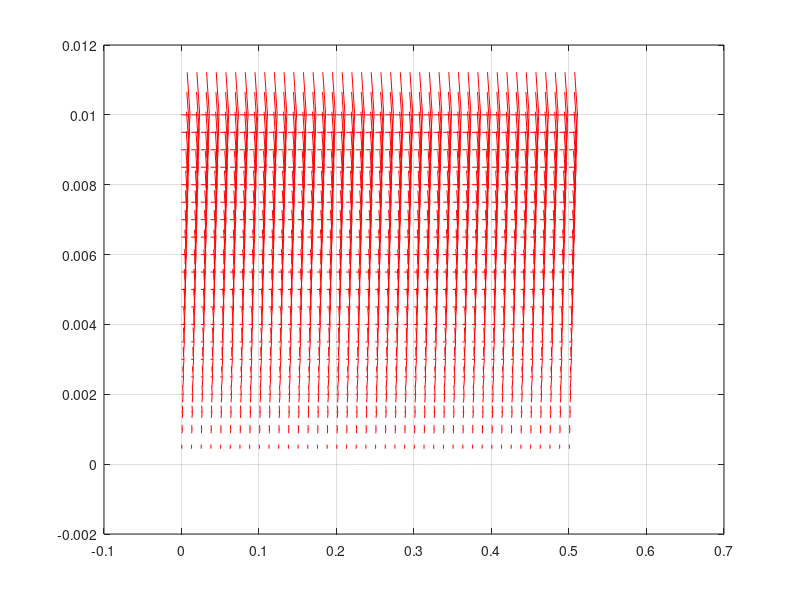
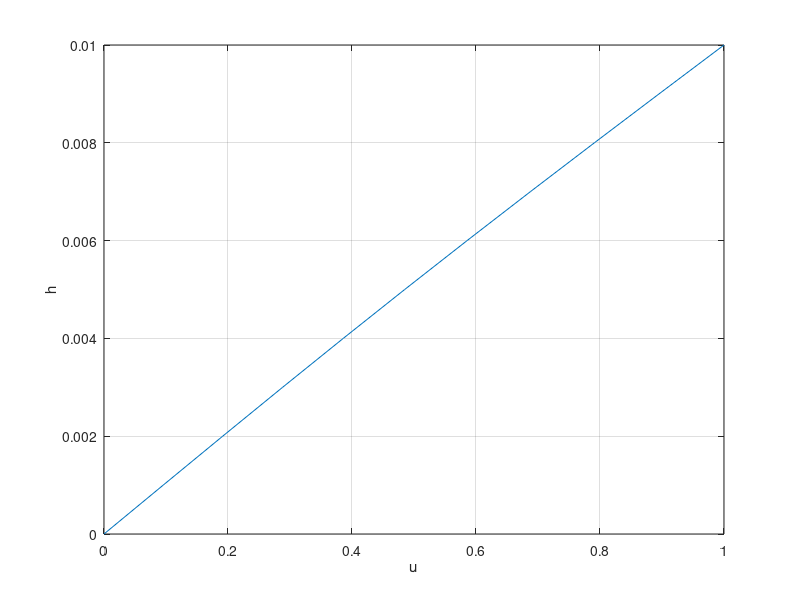
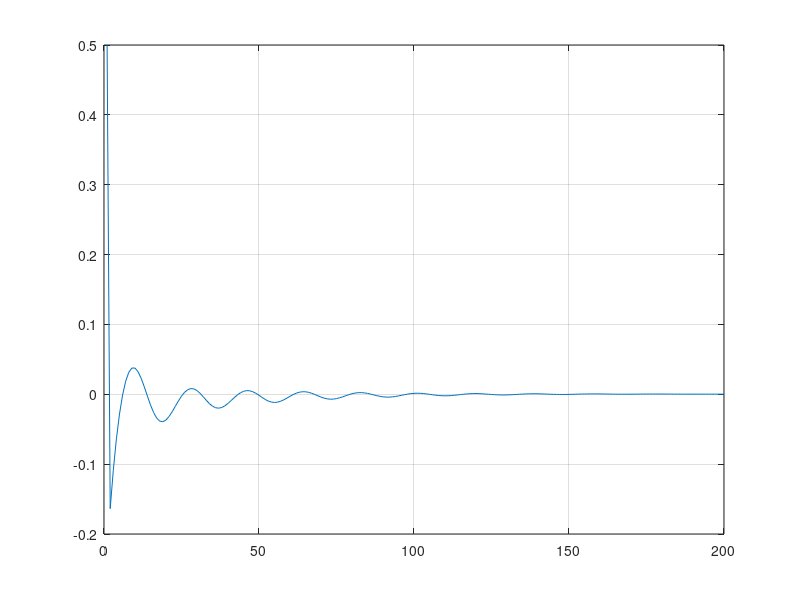

The MATLAB script that drew these images, in order:
clc,clear

%(page 437)

% Domain data
L = 0.5; % [ft]
D = 0.01; % [ft]
ue = 1; % [ft/s]

% Fluid properties
rho = 0.002377; % [slug/ft^3]
mu = 3.737e-7; % [slug/ft/s]   (http://www.aerodynamics4students.com/properties-of-the-atmosphere/sea-level-conditions.php)
Re = ue*rho*D/mu;

% Solution configuration
delta_t = 0.001;
iter1 = 200; % Main loop
iter2 = 200; % Pressure estimations
tol1 = eps; % Convergence tolerance - main loop
tol2 = 1e-7; % Convergence tolerance - Pressure estimation
alpha_p = 0.1; % Underrelaxation factor

% Mesh configuration
NX = 21;
NY = 11;
delta_x = L/(NX-1);
delta_y = D/(NY-1);
NXu = NX+1;
NYu = NY;
NXv = NX+2;
NYv = NY+1;

% Initialize matrices
p_mat = zeros(NY,NX);
u_mat = zeros(NYu,NXu);
v_mat = zeros(NYv,NXv);
rhou = zeros(NYu,NXu);
rhov = zeros(NYv,NXv);

% Apply boundary condition at the top wall
u_mat(1,:) = u_mat(1,:) + ue;

% Arbitrary velocity value to test the quality of the solution
v_mat(5,15) = 0.5;
%u_mat(5,6) = -1;
%u_mat(2,16) = 10;
%v_mat(9,8) = 5;

% History of v at the above point
v_his = zeros(1,iter1);

for loop1 = 1:iter1

    disp(['Iteration ',num2str(loop1)])

    % Obtain rho*u
    for i = 1:NX-1
        for j = 2:NY-1
            v1 = (v_mat(j+1,i+1)+v_mat(j+1,i+2))/2;
            v2 = (v_mat(j,i+1)+v_mat(j,i+2))/2;
            A = -rho*((u_mat(j,i+2)^2-u_mat(j,i)^2)/(2*delta_x) + (u_mat(j+1,i+1)*v1-u_mat(j-1,i+1)*v2)/(2*delta_y)) +...
                mu*((u_mat(j,i+2)-2*u_mat(j,i+1)+u_mat(j,i))/delta_x^2 + (u_mat(j+1,i+1)-2*u_mat(j,i+1)+u_mat(j-1,i+1))/delta_y^2);

            rhou(j,i+1) = rhou(j,i+1) + A*delta_t - delta_t/delta_x*(p_mat(j,i+1)-p_mat(j,i));

            % Obtain velocities
            u_mat(j,i+1) = rhou(j,i+1)/rho;

        end
    end

    % Keep the value of the velocity at that one point
    v_his(loop1) = v_mat(5,15);

    % Changes to the discretization so the algorithm stays within bounds:
    % del^2(u)/del(x)^2 -> change to central differences (second order)
    % del(rho*u)/del(x) -> change to central differences (second order)
    % del(p)/del(x) -> change to rearward differences (first order)
%    i = NX;
%    for j = 2:NY-1
%        v1 = (v_mat(j+1,i+1)+v_mat(j+1,i+2))/2;
%        v2 = (v_mat(j,i+1)+v_mat(j,i+2))/2;
%        A = -rho*((u_mat(j,i+1)^2-u_mat(j,i-1)^2)/(2*delta_x) + (u_mat(j+1,i+1)*v1-u_mat(j-1,i+1)*v2)/(2*delta_y)) +...
%            mu*((u_mat(j,i+1)-2*u_mat(j,i)+u_mat(j,i-1))/delta_x^2 + (u_mat(j+1,i+1)-2*u_mat(j,i+1)+u_mat(j-1,i+1))/delta_y^2);
%
%        rhou(j,i+1) = rhou(j,i+1) + A*delta_t - delta_t/delta_x*(p_mat(j,i)-p_mat(j,i-1));
%
%        % Obtain velocities
%        u_mat(j,i) = rhou(j,i)/rho;
%
%    end

    % Obtain rho*v
    for i = 1:NX
        for j = 1:NY-1
            u1 = (u_mat(j,i+1)+u_mat(j+1,i+1))/2;
            u2 = (u_mat(j,i)+u_mat(j+1,i))/2;
            B = -rho*((v_mat(j+1,i+2)*u1-v_mat(j+1,i)*u2)/(2*delta_x)+(v_mat(j+2,i+1)^2-v_mat(j,i+1)^2)/(2*delta_y)) +...
                mu*((v_mat(j+1,i+2)-2*v_mat(j+1,i+1)-v_mat(j+1,i))/delta_x^2 + (v_mat(j+2,i+1)-2*v_mat(j+1,i+1)+v_mat(j,i+1))/delta_y^2);
            rhov(j+1,i+1) = rhov(j+1,i+1) + B*delta_t - delta_t/delta_y*(p_mat(j+1,i)-p_mat(j,i));

            % Obtain velocities
            v_mat(j+1,i+1) = rhov(j+1,i+1)/rho;
        end
    end

    % Apply boundary conditions
    u_mat(:,1) = u_mat(:,2); % Inflow
    u_mat(:,NXu) = u_mat(:,NXu-1); % outflow
    v_mat(:,NXv) = v_mat(:,NXv-1); % Outflow
%    v_mat(1,:) = -v_mat(2,:); % Bottom wall
%    v_mat(NY,:) = -v_mat(NYv-1,:); % Top wall

    % Keep p_mat to use later
    p_star = p_mat;

    % Solve for the pressure correction
    for loop2 = 1:iter2
        p_old = p_mat;

        % Calculate the pressure at every internal point
        for i = 2:NX-1
            for j = 2:NY-1
                a = 2*(delta_t/delta_x^2+delta_t/delta_y^2);
                b = -delta_t/delta_x^2;
                c = -delta_t/delta_y^2;
                d = (rhou(j,i+1)-rhou(j,i))/delta_x + (rhov(j+1,i+1)-rhov(j,i+1))/delta_y;
                p_mat(j,i) = -(b*p_mat(j,i+1)+b*p_mat(j,i-1)+c*p_mat(j+1,i)+c*p_mat(j-1,i)+d)/a;
            end
        end

        % Check for convergence
        if max(max(abs(p_mat-p_old))) <= tol2
            disp(['Pressure - convergence (',num2str(loop2),' iterations)'])
            break
        end

    end

    % Calculate the new values of pressure for the next iteration
    p_mat = p_star + alpha_p*p_mat;

    % Apply pressure boundary conditions
%    p_mat(1,2:end-1) = p_mat(2,2:end-1); % Bottom wall
%    p_mat(end,2:end-1) = p_mat(end-1,2:end-1); % Top wall
%    p_mat(2:end-1,1) = p_mat(2:end-1,2); % Left wall
%    p_mat(2:end-1,end) = p_mat(2:end-1,end-1); % Right wall

end

% Configure a finer grid (p)
[Xp,Yp] = meshgrid(0:delta_x:L,0:delta_y:D); % Original mesh
[Xpn,Ypn] = meshgrid(0:delta_x/2:L,0:delta_y/2:D); % Refined mesh
p_mat_n = interp2(Xp,Yp,p_mat,Xpn,Ypn); % Refined matrix

% Configure a finer grid (u)
[Xu,Yu] = meshgrid(0:delta_x:(L+delta_x),0:delta_y:D); % Original mesh
[Xun,Yun] = meshgrid(0:delta_x/2:(L+delta_x),0:delta_y/2:D); % Refined mesh
u_mat_n = interp2(Xu,Yu,u_mat,Xun,Yun); % Refined matrix
u_mat_n = u_mat_n(:,2:end-1); % Ignore points outside of the domain

% Configure a finer grid (v)
[Xv,Yv] = meshgrid(0:delta_x:(L+2*delta_x),0:delta_y:(D+delta_y)); % Original mesh
[Xvn,Yvn] = meshgrid(0:delta_x/2:(L+2*delta_x),0:delta_y/2:(D+delta_y)); % Refined mesh
v_mat_n = interp2(Xv,Yv,v_mat,Xvn,Yvn); % Refined matrix
v_mat_n = v_mat_n(2:end-1,3:end-2); % Ignore points outside of the domain

% Obtain velocity resultants
%V_mat = sqrt(u_mat_n.^2 + v_mat_n.^2);

% Make quiver plot
figure(1),clf
%quiver(Xpn,Ypn,flip(u_mat_n),flip(v_mat_n),'r','showarrowhead','off','marker','>'),grid on
quiver(Xpn,Ypn,flip(u_mat_n),flip(v_mat_n),'r'),grid on


% Obtain dimensions for a complete grid
%NX2 = 2*NX - 1;
%NY2 = 2*NY - 1;

% Plot u distribution along a vertical line in the duct
n = 10; % Number of cell along x direction
figure(2),clf
plot(flip(u_mat(:,n)),[0:delta_y:D]),grid on
xlabel('u'),ylabel('h')

% Plot v distribution in the selected point
figure(3),clf
plot([1:iter1],v_his),grid on









%% Interpolate all results into grids of equal sizes
%function sol = intp_mat(mat)
%    x = size(mat,1);
%    y = size(mat,2);
%    x2 = 2*x-1;
%    y2 = 2*y-1;
%    sol = zeros(x2,y2);
%
%    % Reorganize initial values
%    idx = 1;
%    for i = 1:2:x2
%        idy = 1;
%        for j = 1:2:y2
%            sol(i,j) = mat(idx,idy);
%            idy = idy + 1;
%        end
%        idx = idx + 1;
%    end
%    % Interpolate
%end




%    v1 = (v_mat(j+1,i)+v_mat(j+1,i+1))/2;
%    v2 = (v_mat(j,i)+v_mat(j,i+1))/2;
%    A = -rho*((u_mat(j,i+2)^2-u_mat(j,i)^2)/(2*delta_x) + (u_mat(j+1,i+1)*v1-u_mat(j-1,i+1)*v2)/(2*delta_y)) +...
%        mu*((u_mat(j,i+2)-2*u_mat(j,i+1)+u_mat(j,i))/delta_x^2 + (u_mat(j+1,i+1)-2*u_mat(j,i+1)+u_mat(j-1,i+1))/delta_y^2);
%
%    u1 = (u_mat(j,i+1)+u_mat(j+1,i+1))/2;
%    u2 = (u_mat(j,i)+u_mat(j+1,i))/2;
%    B = -rho*((v_mat(j+1,i+1)*u1-v_mat(j+1,i-1)*u2)/(2*delta_x)+(v_mat(j+2,i)^2-v_mat(j,i)^2)/(2*delta_y)) +...
%        mu*((v_mat(j+1,i+1)-2*v_mat(j+1,i)-v_mat(j+1,i-1))/delta_x^2 + (v_mat(j+2,i)-2*v_mat(j+1,i)+v_mat(j,i))/delta_y^2);
%
%    rhou(j,i+1) = rhou(j,i+1) + A*delta_t - delta_t/delta_x*(p_mat(j,i+1)-p_mat(j,i));
%    rhov(j+1,i) = rhov(j+1,i) + B*delta_t - delta_t/delta_y*(p_mat(j+1,i)-p_mat(j,i));



%%    a*p_mat(j,i)+b*p_mat(j,i+1)+b*p_mat(j,i-1)+c*p_mat(j+1,i)+c*p_mat(j-1,i)+d=0;
%    a = 2*(delta_t/delta_x^2+delta_t/delta_y^2);
%    b = -delta_t/delta_x^2;
%    c = -delta_t/delta_y^2;
%    d = (rhou(j,i+1)-rhou(j,i))/delta_x + (rhov(j+1,i)-rhov(j,i))/delta_y;
%    p_mat(j,i) = -(b*p_mat(j,i+1)+b*p_mat(j,i-1)+c*p_mat(j+1,i)+c*p_mat(j-1,i)+d)/a;
